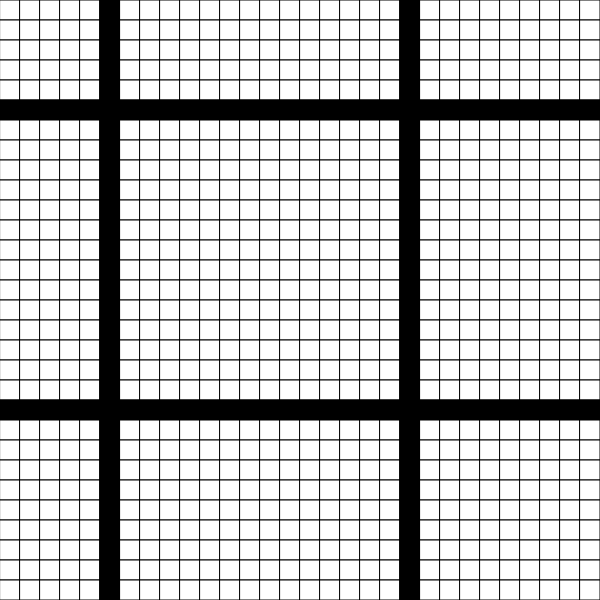
Frame 1 (no input)
Frame 60 (no input): identical to frame 1, image omitted
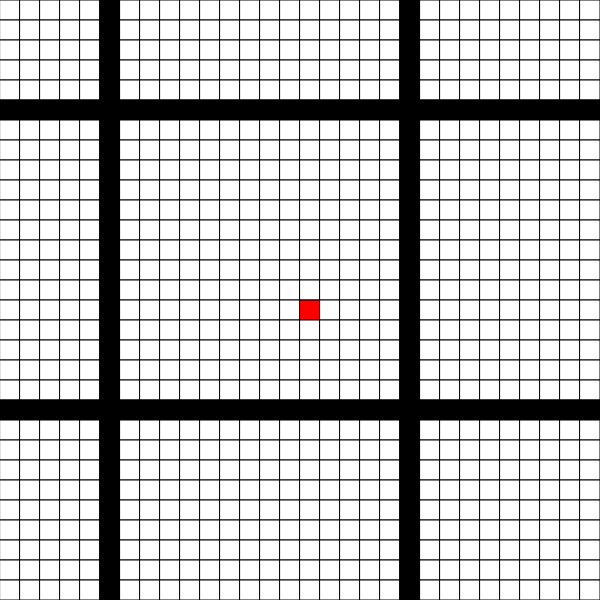
Frame 120 (the mouse pressed at the canvas centre since frame 60)

The p5.js sketch that drew these frames (run headless with seeded random() and noise() and a simulated clock; from frame 60 on, the mouse is pressed at the canvas centre):

// p5.js sketch
// ── sketch.js
var squares = []

//var locX, locY

var radius = 20

var size = 20

var mousePosX
var mousePosY

var colorRed

var region = []

var clickIndex
var clickX, clickY

function setup()
{
    let canvas = createCanvas(600, 600)
    canvas.position(5,0)
    colorMode(RGB, 1)
    background(0.5)

    colorRed = color(1, 0, 0)

    for (var i = 0; i < width; i += size)
    {
        for (var j = 0; j < height; j += size)
        {
            var square = new Square(i, j)

            squares.push(square)
        }
    }

    for (var i = 0; i < squares.length; i++)
    {
        squares[i].color() //have a separate function to set color at start
    }

}

function draw()
{
    //background(0.5)

    for (var i = 0; i < squares.length; i++)
    {
        squares[i].show()
    }






}


class Square
{
    constructor(locX, locY)
    {
        this.x = locX
        this.y = locY
    }


    color()
    {
        if (this.x == 100 || this.x == 400 || this.y == 100 || this.y ==400)
        {
            this.color = 0
        }
        else
        {
            this.color = 1
        }
    }



    show()
    {


        fill(this.color)

        rect(this.x, this.y, size, size)
    }
}


function mousePressed()
{

//-----------get the index of the one that's clicked
    mousePosX = floor(mouseX/size)
    mousePosY = floor(mouseY/size)

    // print(mousePosX)
    // print(mousePosY)

    for (var i = 0; i < squares.length; i++)
    {
        if (squares[i].color != 0)
        {
            if (squares[i].x/size == mousePosX && squares[i].y/size == mousePosY)
            {

                clickIndex = i

                clickX = squares[clickIndex].x
                clickY = squares[clickIndex].y

                squares[clickIndex].color = colorRed
            }
        }
    }
//--------------------------------------------
//expand with the one click on as the center
    for (var neighborX = clickX - size; neighborX <= clickX + size; neighborX += size )
    {
        for (var neighborY = clickY - size; neighborY <= clickY + size; neighborY += size )
        {
            if (neighborX == clickX || neighborY == clickY)//at least one equals. (to get rid of diagnol ones)
            {
                region.push([neighborX, neighborY])

            }
        }
    }


print(region)

}
//note to self: need to convert this to seb lague's map[, ] method
